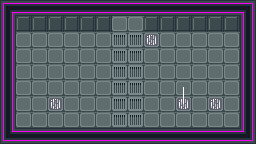

A level layout from a 2D game, rendered from its tile map. Below: a short description, then the map file with its tile-grid data intact:
An orthogonal 16x9 tile map with 16x16 px tiles, 3 tile layers (Art, Grates, Circuit 1), 1 hidden layer not drawn, 3 tilesets and 9 objects (2x Quball, Player, Laser, DoubleDoor, Exit, ...).

<map version="1.2" tiledversion="1.3.1" orientation="orthogonal" renderorder="right-down" compressionlevel="0" width="16" height="9" tilewidth="16" tileheight="16" infinite="0" nextlayerid="7" nextobjectid="22">
 <editorsettings>
  <export target="." format="tmx" />
 </editorsettings>
 <properties>
  <property name="Gates">Apply X on qubit 14.
Apply X on qubit 21.</property>
 </properties>
 <tileset firstgid="1" source="../tilesets/industrial-sprite-sheet-DeadEnd-LMZ.tsx" />
 <tileset firstgid="205" source="../tilesets/sprites.tsx" />
 <tileset firstgid="214" source="../tilesets/wire_tileset.tsx" />
 <layer id="1" name="Art" width="16" height="9">
  <data encoding="csv">
4,6,6,6,6,6,6,6,6,6,6,6,6,6,6,5,
7,30,30,30,30,30,30,21,21,30,30,30,30,30,30,7,
7,21,21,21,21,21,21,21,21,190,21,21,21,21,21,7,
7,21,21,21,21,21,21,21,21,21,21,21,21,21,21,7,
7,21,21,21,21,21,21,21,21,21,21,21,21,21,21,7,
7,21,21,21,21,21,21,21,21,21,21,21,21,21,21,7,
7,21,21,190,21,21,21,21,21,21,21,190,21,190,21,7,
7,21,21,21,21,21,21,21,21,21,21,21,21,21,21,7,
16,6,6,6,6,6,6,6,6,6,6,6,6,6,6,17
</data>
 </layer>
 <layer id="6" name="Grates" width="16" height="9">
  <properties>
   <property name="Grates" type="bool" value="true" />
  </properties>
  <data encoding="csv">
0,0,0,0,0,0,0,0,0,0,0,0,0,0,0,0,
0,0,0,0,0,0,0,0,0,0,0,0,0,0,0,0,
0,0,0,0,0,0,0,33,33,0,0,0,0,0,0,0,
0,0,0,0,0,0,0,33,33,0,0,0,0,0,0,0,
0,0,0,0,0,0,0,33,33,0,0,0,0,0,0,0,
0,0,0,0,0,0,0,33,33,0,0,0,0,0,0,0,
0,0,0,0,0,0,0,33,33,0,0,0,0,0,0,0,
0,0,0,0,0,0,0,33,33,0,0,0,0,0,0,0,
0,0,0,0,0,0,0,0,0,0,0,0,0,0,0,0
</data>
 </layer>
 <layer id="4" name="Circuit 1" width="16" height="9">
  <properties>
   <property name="ControlsMulti" value="activated [cell (11, 6)]" />
  </properties>
  <data encoding="csv">
0,0,0,0,0,0,0,0,0,0,0,0,0,0,0,0,
0,0,0,0,0,0,0,0,0,0,0,0,0,0,0,0,
0,0,0,0,0,0,0,0,0,0,0,0,0,0,0,0,
0,0,0,0,0,0,0,0,0,0,0,0,0,0,0,0,
0,0,0,0,0,0,0,0,0,0,0,0,0,0,0,0,
0,0,0,0,0,0,0,0,0,0,0,218,0,0,0,0,
0,0,0,0,0,0,0,0,0,0,0,228,0,0,0,0,
0,0,0,0,0,0,0,0,0,0,0,0,0,0,0,0,
0,0,0,0,0,0,0,0,0,0,0,0,0,0,0,0
</data>
 </layer>
 <layer id="2" name="Collision" width="16" height="9" visible="0">
  <properties>
   <property name="Collision" type="bool" value="true" />
  </properties>
  <data encoding="csv">
101,101,101,101,101,101,101,101,101,101,101,101,101,101,101,101,
101,101,101,101,101,101,101,0,0,101,101,101,101,101,101,101,
101,0,0,0,0,0,0,0,0,0,0,0,0,0,0,101,
101,0,0,0,0,0,0,0,0,0,0,0,0,0,0,101,
101,0,0,0,0,0,0,0,0,0,0,0,0,0,0,101,
101,0,0,0,0,0,0,0,0,0,0,0,0,0,0,101,
101,0,0,0,0,0,0,0,0,0,0,0,0,0,0,101,
101,0,0,0,0,0,0,0,0,0,0,0,0,0,0,101,
101,101,101,101,101,101,101,101,101,101,101,101,101,101,101,101
</data>
 </layer>
 <objectgroup id="3" name="Objects">
  <object id="2" name="Player" type="Player" gid="205" x="144" y="112" width="16" height="16" />
  <object id="3" name="X Laser Left" type="Laser" gid="206" x="176" y="96" width="32" height="32">
   <properties>
    <property name="ControlsMulti" value="activated [cell (11, 6)]" />
    <property name="Direction" value="Left" />
    <property name="Gate" value="X" />
   </properties>
  </object>
  <object id="5" name="DoubleDoor" type="DoubleDoor" gid="211" x="112" y="32" width="32" height="16">
   <properties>
    <property name="Controls" value="unlocked [13]" />
   </properties>
  </object>
  <object id="12" name="Exit" type="Exit" x="112" y="16" width="32" height="16" />
  <object id="13" name="Lock 1" type="Lock" gid="207" x="144" y="32" width="16" height="16">
   <properties>
    <property name="Code" value="1" />
    <property name="Controls" value="activeCell (9, 2)" />
   </properties>
  </object>
  <object id="14" name="Quball" type="Quball" gid="209" x="48" y="112" width="16" height="16" />
  <object id="15" name="Quball" type="Quball" gid="209" x="176" y="112" width="16" height="16" />
  <object id="18" name="Rotator" type="Rotator" gid="213" x="48" y="96" width="32" height="32">
   <properties>
    <property name="ControlsMulti" value="activated [cell (3, 6)]" />
   </properties>
  </object>
  <object id="20" name="Oracle" type="Oracle" gid="212" x="208" y="96" width="16" height="16">
   <properties>
    <property name="Conjugate" type="bool" value="false" />
    <property name="Gates" value="Apply Fourier on cell (13, 6)." />
    <property name="Name" value="Fourier" />
   </properties>
  </object>
 </objectgroup>
</map>
